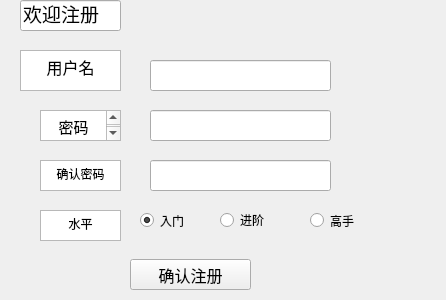
<?xml version="1.0" encoding="UTF-8"?>
<ui version="4.0">
 <class>Rigister</class>
 <widget class="QWidget" name="Rigister">
  <property name="geometry">
   <rect>
    <x>0</x>
    <y>0</y>
    <width>446</width>
    <height>300</height>
   </rect>
  </property>
  <property name="windowTitle">
   <string>Form</string>
  </property>
  <widget class="QLineEdit" name="lineEdit">
   <property name="geometry">
    <rect>
     <x>20</x>
     <y>0</y>
     <width>101</width>
     <height>31</height>
    </rect>
   </property>
   <property name="font">
    <font>
     <family>Agency FB</family>
     <pointsize>14</pointsize>
    </font>
   </property>
   <property name="text">
    <string>欢迎注册</string>
   </property>
   <property name="readOnly">
    <bool>true</bool>
   </property>
  </widget>
  <widget class="QTextEdit" name="textEdit">
   <property name="geometry">
    <rect>
     <x>20</x>
     <y>50</y>
     <width>101</width>
     <height>41</height>
    </rect>
   </property>
   <property name="readOnly">
    <bool>true</bool>
   </property>
   <property name="html">
    <string>&lt;!DOCTYPE HTML PUBLIC &quot;-//W3C//DTD HTML 4.0//EN&quot; &quot;http://www.w3.org/TR/REC-html40/strict.dtd&quot;&gt;
&lt;html&gt;&lt;head&gt;&lt;meta name=&quot;qrichtext&quot; content=&quot;1&quot; /&gt;&lt;style type=&quot;text/css&quot;&gt;
p, li { white-space: pre-wrap; }
&lt;/style&gt;&lt;/head&gt;&lt;body style=&quot; font-family:'SimSun'; font-size:9pt; font-weight:400; font-style:normal;&quot;&gt;
&lt;p align=&quot;center&quot; style=&quot; margin-top:0px; margin-bottom:0px; margin-left:0px; margin-right:0px; -qt-block-indent:0; text-indent:0px;&quot;&gt;&lt;span style=&quot; font-size:12pt;&quot;&gt;用户名&lt;/span&gt;&lt;/p&gt;&lt;/body&gt;&lt;/html&gt;</string>
   </property>
  </widget>
  <widget class="QTextEdit" name="textEdit_2">
   <property name="geometry">
    <rect>
     <x>40</x>
     <y>110</y>
     <width>81</width>
     <height>31</height>
    </rect>
   </property>
   <property name="font">
    <font>
     <family>Agency FB</family>
     <pointsize>12</pointsize>
    </font>
   </property>
   <property name="readOnly">
    <bool>true</bool>
   </property>
   <property name="html">
    <string>&lt;!DOCTYPE HTML PUBLIC &quot;-//W3C//DTD HTML 4.0//EN&quot; &quot;http://www.w3.org/TR/REC-html40/strict.dtd&quot;&gt;
&lt;html&gt;&lt;head&gt;&lt;meta name=&quot;qrichtext&quot; content=&quot;1&quot; /&gt;&lt;style type=&quot;text/css&quot;&gt;
p, li { white-space: pre-wrap; }
&lt;/style&gt;&lt;/head&gt;&lt;body style=&quot; font-family:'Agency FB'; font-size:12pt; font-weight:400; font-style:normal;&quot;&gt;
&lt;p align=&quot;center&quot; style=&quot; margin-top:0px; margin-bottom:0px; margin-left:0px; margin-right:0px; -qt-block-indent:0; text-indent:0px;&quot;&gt;&lt;span style=&quot; font-family:'SimSun'; font-size:11pt;&quot;&gt;密码&lt;/span&gt;&lt;/p&gt;&lt;/body&gt;&lt;/html&gt;</string>
   </property>
  </widget>
  <widget class="QTextEdit" name="textEdit_3">
   <property name="geometry">
    <rect>
     <x>40</x>
     <y>160</y>
     <width>81</width>
     <height>31</height>
    </rect>
   </property>
   <property name="readOnly">
    <bool>true</bool>
   </property>
   <property name="html">
    <string>&lt;!DOCTYPE HTML PUBLIC &quot;-//W3C//DTD HTML 4.0//EN&quot; &quot;http://www.w3.org/TR/REC-html40/strict.dtd&quot;&gt;
&lt;html&gt;&lt;head&gt;&lt;meta name=&quot;qrichtext&quot; content=&quot;1&quot; /&gt;&lt;style type=&quot;text/css&quot;&gt;
p, li { white-space: pre-wrap; }
&lt;/style&gt;&lt;/head&gt;&lt;body style=&quot; font-family:'SimSun'; font-size:9pt; font-weight:400; font-style:normal;&quot;&gt;
&lt;p align=&quot;center&quot; style=&quot; margin-top:0px; margin-bottom:0px; margin-left:0px; margin-right:0px; -qt-block-indent:0; text-indent:0px;&quot;&gt;确认密码&lt;/p&gt;&lt;/body&gt;&lt;/html&gt;</string>
   </property>
  </widget>
  <widget class="QLineEdit" name="lineEdit_Name">
   <property name="geometry">
    <rect>
     <x>150</x>
     <y>60</y>
     <width>181</width>
     <height>31</height>
    </rect>
   </property>
  </widget>
  <widget class="QLineEdit" name="lineEdit_Password">
   <property name="geometry">
    <rect>
     <x>150</x>
     <y>110</y>
     <width>181</width>
     <height>31</height>
    </rect>
   </property>
  </widget>
  <widget class="QLineEdit" name="lineEdit_Password2">
   <property name="geometry">
    <rect>
     <x>150</x>
     <y>160</y>
     <width>181</width>
     <height>31</height>
    </rect>
   </property>
  </widget>
  <widget class="QPushButton" name="pushButton_Confirm">
   <property name="geometry">
    <rect>
     <x>130</x>
     <y>259</y>
     <width>121</width>
     <height>31</height>
    </rect>
   </property>
   <property name="font">
    <font>
     <family>Agency FB</family>
     <pointsize>12</pointsize>
    </font>
   </property>
   <property name="text">
    <string>确认注册</string>
   </property>
  </widget>
  <widget class="QTextEdit" name="textEdit_4">
   <property name="geometry">
    <rect>
     <x>40</x>
     <y>210</y>
     <width>81</width>
     <height>31</height>
    </rect>
   </property>
   <property name="readOnly">
    <bool>true</bool>
   </property>
   <property name="html">
    <string>&lt;!DOCTYPE HTML PUBLIC &quot;-//W3C//DTD HTML 4.0//EN&quot; &quot;http://www.w3.org/TR/REC-html40/strict.dtd&quot;&gt;
&lt;html&gt;&lt;head&gt;&lt;meta name=&quot;qrichtext&quot; content=&quot;1&quot; /&gt;&lt;style type=&quot;text/css&quot;&gt;
p, li { white-space: pre-wrap; }
&lt;/style&gt;&lt;/head&gt;&lt;body style=&quot; font-family:'SimSun'; font-size:9pt; font-weight:400; font-style:normal;&quot;&gt;
&lt;p align=&quot;center&quot; style=&quot; margin-top:0px; margin-bottom:0px; margin-left:0px; margin-right:0px; -qt-block-indent:0; text-indent:0px;&quot;&gt;水平&lt;/p&gt;&lt;/body&gt;&lt;/html&gt;</string>
   </property>
  </widget>
  <widget class="QRadioButton" name="radioButton_a">
   <property name="geometry">
    <rect>
     <x>140</x>
     <y>210</y>
     <width>71</width>
     <height>21</height>
    </rect>
   </property>
   <property name="text">
    <string>入门</string>
   </property>
   <property name="checked">
    <bool>true</bool>
   </property>
  </widget>
  <widget class="QRadioButton" name="radioButton_b">
   <property name="geometry">
    <rect>
     <x>220</x>
     <y>210</y>
     <width>71</width>
     <height>20</height>
    </rect>
   </property>
   <property name="text">
    <string>进阶</string>
   </property>
  </widget>
  <widget class="QRadioButton" name="radioButton_c">
   <property name="geometry">
    <rect>
     <x>310</x>
     <y>210</y>
     <width>81</width>
     <height>21</height>
    </rect>
   </property>
   <property name="text">
    <string>高手</string>
   </property>
  </widget>
 </widget>
 <resources/>
 <connections/>
</ui>
